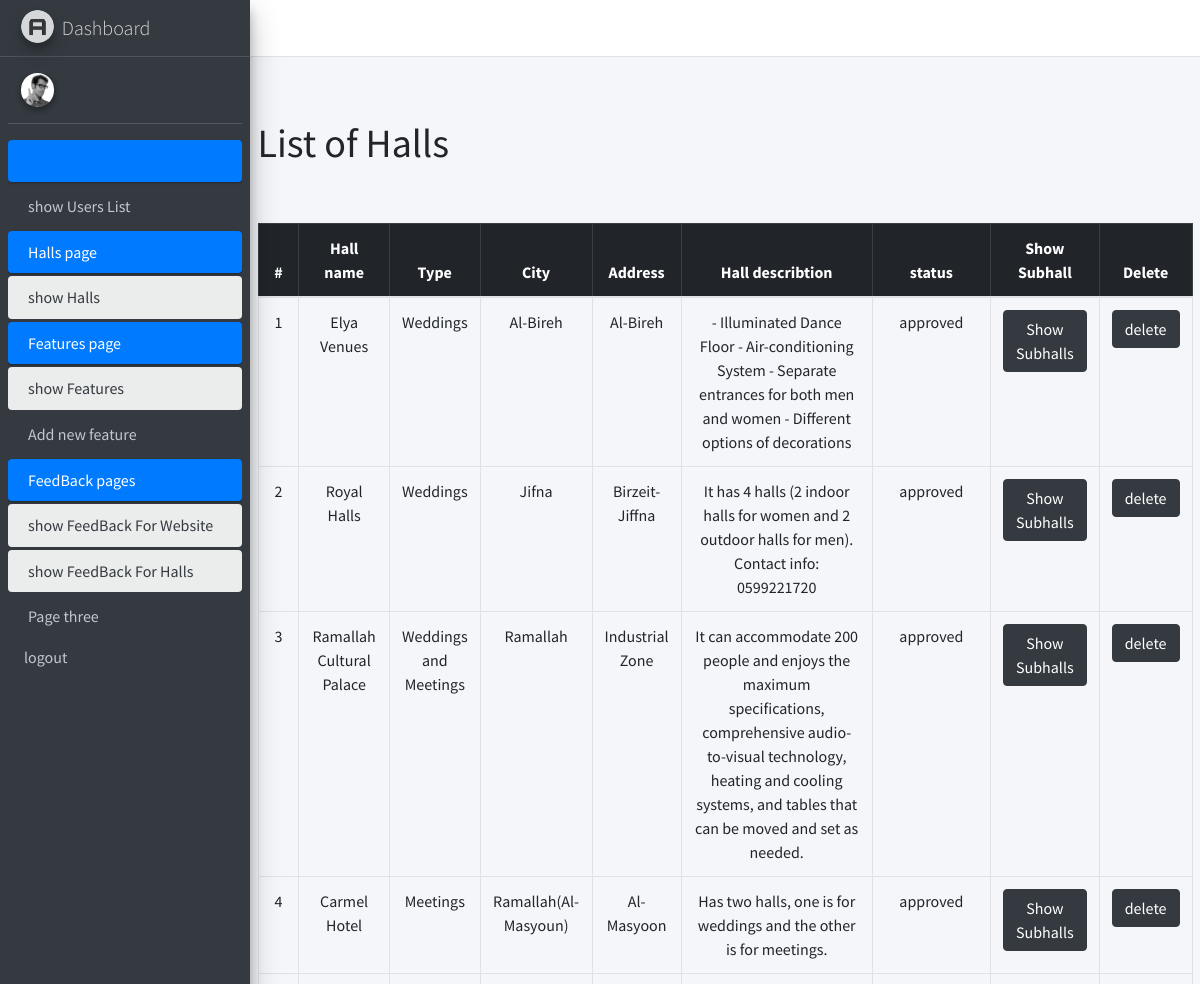
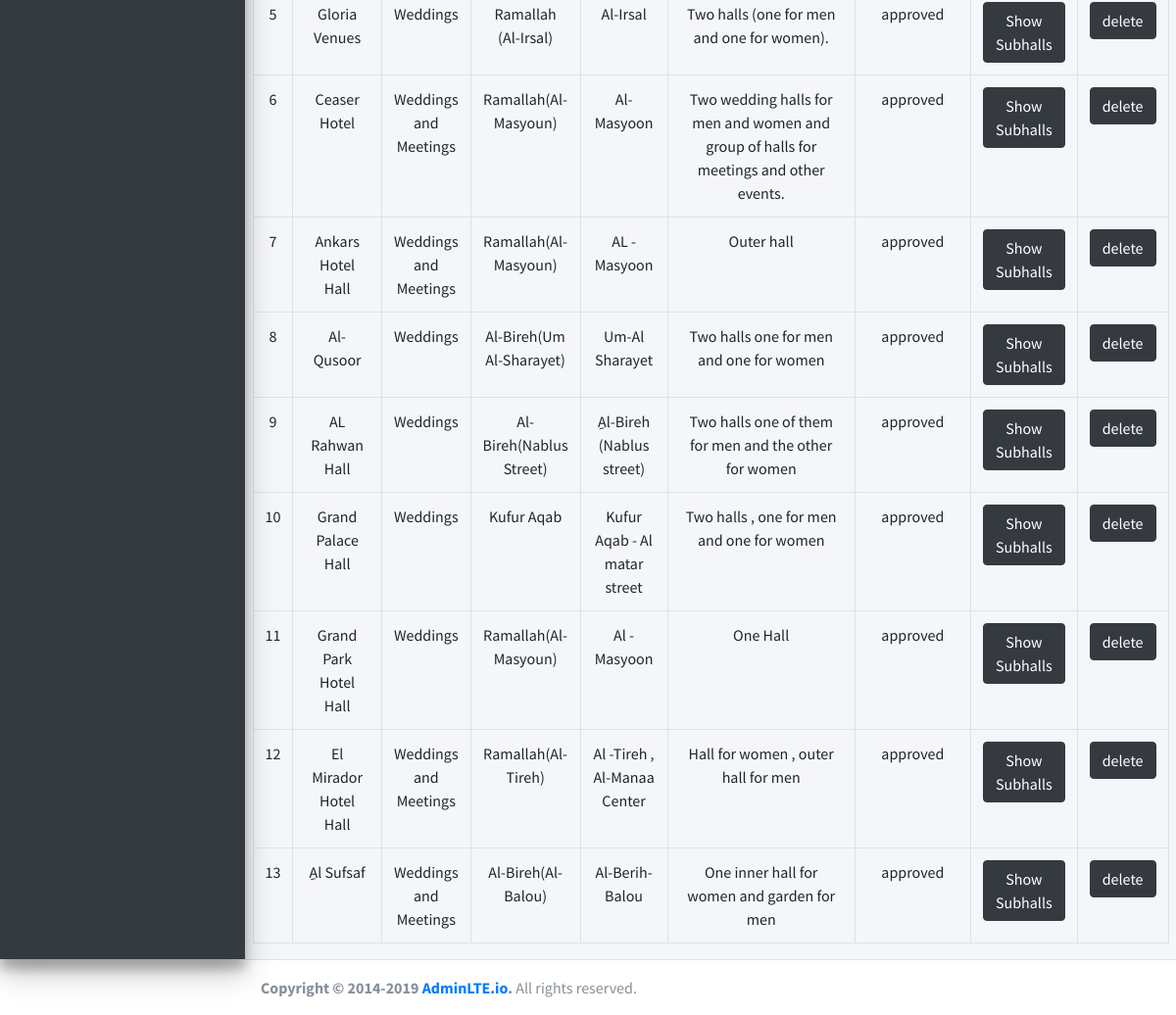
Before: /admin/showhalls.php with the older database file (2 pictures, top to bottom).
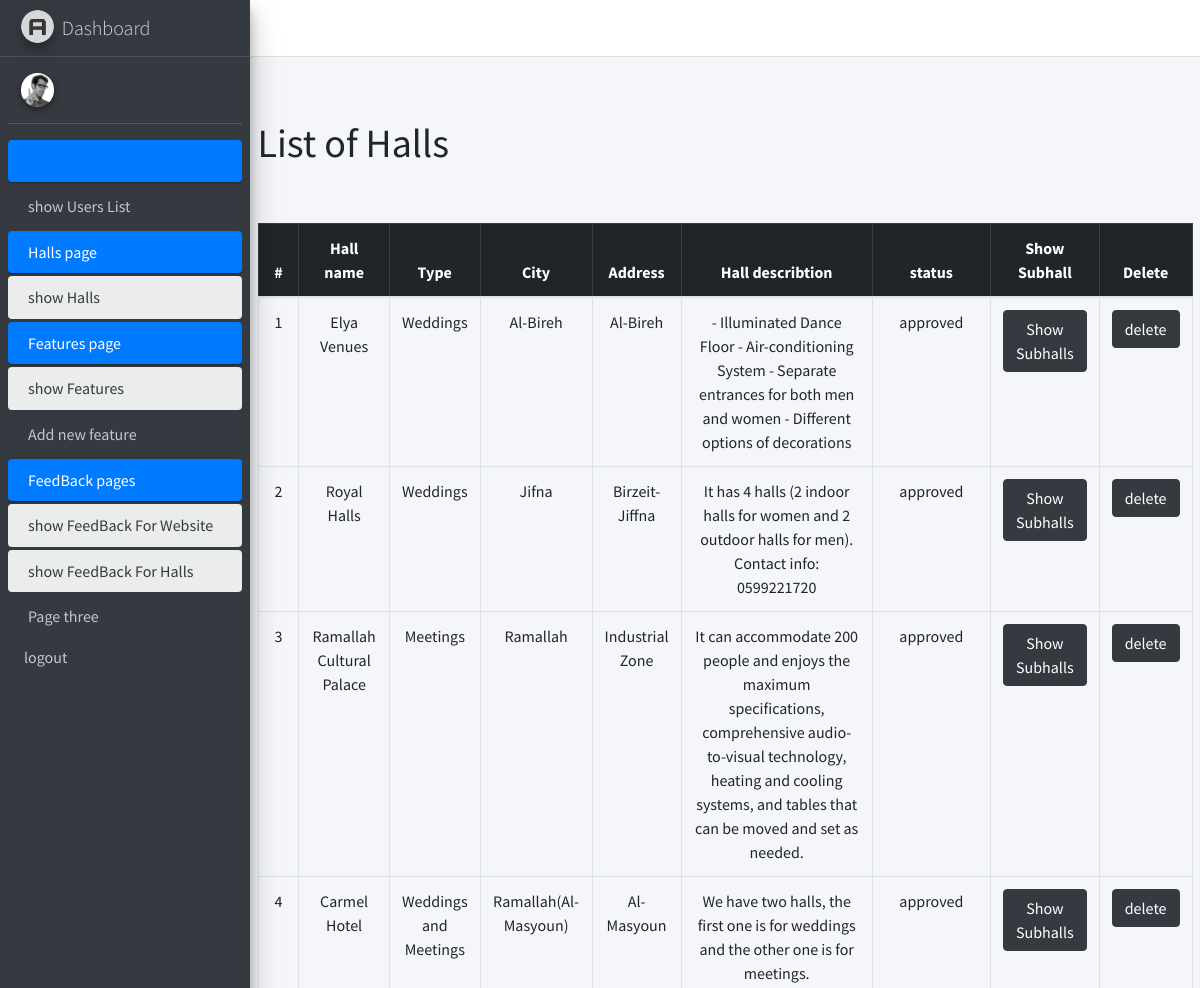
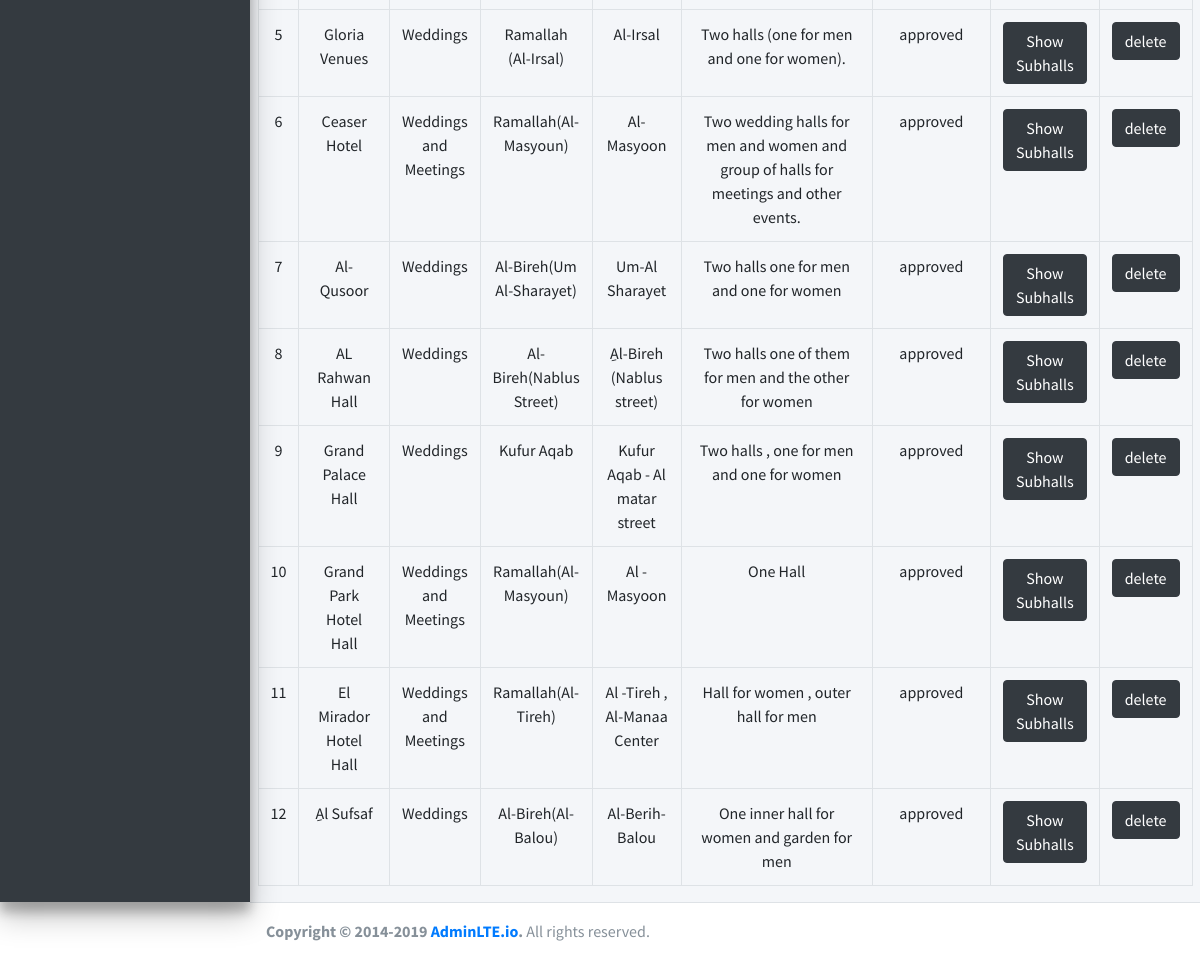
After: the same page with the newer database file (2 pictures, top to bottom).
### tables this page shows
CREATE TABLE `halls` (
  `id` int NOT NULL,
  `name` varchar(200) NOT NULL,
  `type` int NOT NULL,
  `city` enum('Birzeit','Jifna','Betonya','Kufur Aqab','Ramallah','Ramallah(Al-Masayif)','Ramallah(Al-Tireh)','Ramallah (Al-Irsal)','Ramallah(Al-Masyoun)','Al-Bireh','Al-Bireh(Nablus Street)','Al-Bireh(Al-Balou)','Al-Bireh(Um Al-Sharayet)','Al-Bireh(Al-Quds Street)') NOT NULL,
  `address` varchar(255) NOT NULL,
  `hall_describtion` varchar(500) NOT NULL,
  `image` varchar(500) NOT NULL,
  `image_view` varchar(255) NOT NULL,
  `video_view` varchar(500) NOT NULL,
  `user_id` int NOT NULL,
  `status` enum('pending','approved','canceled') NOT NULL DEFAULT 'pending'
);

### admin/handlers/get-hall.php (called while the page is built)
<?php
$sql="SELECT id,name,type,city,address,hall_describtion,status FROM halls";
$sqlResult=mysqli_query($conn,$sql);
$hallData=mysqli_fetch_all($sqlResult);
?>

### admin/showhalls.php (the view, shortened to what this page needs)
<?php ob_start();
require("handlers/db.php");
require("handlers/get-hall.php");
$sql="SELECT * FROM halls";
$query=mysqli_query($conn,$sql);
if(mysqli_num_rows($query)>0){
$halls=mysqli_fetch_all($query,MYSQLI_ASSOC);
}
require("inc/header.php");
?>
<main role="main" class="flex-shrink-0 ">
        <div class="container">
        <br>
            <h1>List of Halls</h1>
            <br>
        <br>
            <table class="table table-bordered text-center justify-content-start">
                <thead  class="table-dark">
                    <tr>
                    <th scope="col">#</th>
                    <th scope="col"  style="width:10%">Hall name</th>
                    <th scope="col">Type</th>
                    <th scope="col">City</th>
                    <th scope="col">Address</th>
                    <th scope="col"style="width:30%">Hall describtion</th>
                    <th scope="col"style="width:17%">status</th>
                    <th scope="col"style="width:10%">Show Subhall</th>
                    <th scope="col">Delete</th>
                    </tr>
                </thead>
                <tbody>
<?php
if(isset($halls)){
foreach($hallData as $index=>$halls){?>
    <tr>
    <td><?=$index+1;?></td>
    <td><?=$halls[1];
    ?></td>
       <td><?php
    if ($halls[2]=='1'){
echo "Weddings";
}else if ($halls[2]=='2'){
    echo "Meetings";
}
else if ($halls[2]=='3'){
    echo "Weddings and Meetings";
}
?></td>
    <td><?=$halls[3];?></td>
    <td><?=$halls[4];?></td>
    <td><?=$halls[5];?></td>
   <td> <?=$halls[6];?> </td>
    <td><a href="showsubhallsadmin.php?hallId=<?= $_SESSION['hallId'];?>"class="btn btn-dark">Show Subhalls</a></td>
   <td><a href="handlers/deletehall.php?hallId=<?= $_SESSION['hallId'];?>"class="btn btn-dark">delete</a></td>
    </tr>
<?php }
}
else{?>
  <tr>
    <td colspan="6" class="text-center">No Halls Added</td>
  </tr>
  <?php
} ?>
                </tbody>
            </table>
        </div>
    </main>
  <?php
require("inc/footer.php");
?>

### admin/inc/header.php (shortened to what this page needs)
<!DOCTYPE html>
<html lang="en">
<head>
  <link rel="stylesheet" href="assets/css/fontawesome.all.css">
  <link rel="stylesheet" href="assets/css/adminlte.css">
</head>
<body class="hold-transition sidebar-mini">
<div class="wrapper">
  <nav class="main-header navbar navbar-expand navbar-white navbar-light">
    <ul class="navbar-nav">
      <li class="nav-item">
        <a class="nav-link" data-widget="pushmenu" href="#" role="button"><i class="fas fa-bars"></i></a>
      </li>
    </ul>
  </nav>
  <aside class="main-sidebar sidebar-dark-primary elevation-4">
    <a href="#" class="brand-link">
      <img src="assets/img/logo.png" alt="AdminLTE Logo" class="brand-image img-circle elevation-3"
           style="opacity: .8">
      <span class="brand-text font-weight-light">Dashboard</span>
    </a>
    <div class="sidebar">
      <div class="user-panel mt-3 pb-3 mb-3 d-flex">
        <div class="image">
          <img src="assets/img/user-profile.jpg" class="img-circle elevation-2" alt="User Image">
        </div>
        <div class="info">
        </div>
      </div>
      <nav class="mt-2">
        <ul class="nav nav-pills nav-sidebar flex-column" data-widget="treeview" role="menu" data-accordion="false">
               <?php if( ($_SESSION['usertype'] != 'owner') ){?>
          <li class="nav-item has-treeview menu-open">
            <a href="#" class="nav-link active">
            </a>
            <ul class="nav nav-treeview">
              <li class="nav-item">
                <a href="showusers.php" class="nav-link ">
                  <p>show Users List</p>
                </a>
              </li>
            </ul>
          </li>
          <li class="nav-item has-treeview menu-open">
            <a href="#" class="nav-link active">
              <p>
                Halls page
              </p>
            </a>
            <ul class="nav nav-treeview">
              <li class="nav-item">
                <a href="showhalls.php" class="nav-link active ">
                  <p>show Halls</p>
                </a>
              </li>
            </ul>
          </li>
          <?php }?>
          <?php if( ($_SESSION['usertype'] != 'owner') ){?>
          <li class="nav-item has-treeview menu-open">
            <a href="#" class="nav-link active">
              <p>
                Features page
              </p>
            </a>
            <ul class="nav nav-treeview">
              <li class="nav-item">
                <a href="showfeatures.php" class="nav-link active ">
                  <p>show Features</p>
                </a>
              </li>
              <li class="nav-item">
                <a href="createfeature.php" class="nav-link ">
                  <p>Add new feature</p>
                </a>
              </li>
            </ul>
          </li>
          <?php }?>
          <?php if( ($_SESSION['usertype']!= 'owner') ){?>
          <li class="nav-item has-treeview menu-open">
            <a href="#" class="nav-link active">
              <p>
                FeedBack pages
              </p>
            </a>
            <ul class="nav nav-treeview">
              <li class="nav-item">
                <a href="ShowFeedBack.php" class="nav-link active ">
                  <p>show FeedBack For Website</p>
                </a>
              </li>
              <li class="nav-item">
                <a href="showfeedbacksubhallAdmin.php" class="nav-link active ">
                  <p>show FeedBack For Halls</p>
                </a>
              </li>
            </ul>
          </li>
          <li class="nav-item">
            <a href="#" class="nav-link">
              <p>
                Page three
              </p>
            </a>
          </li>
          <?php }?>
        </ul>
      </nav>
      <?php if( ($_SESSION['usertype']!= 'owner') ){?>
      <div class="float-left d-none d-sm-inline">
    <a class="dropdown-item" href="../admin/handlers/logout.php">logout</a>
    </div>
    <?php }else{?>
      <div class="float-left d-none d-sm-inline">
    <a class="dropdown-item" href="../admin/handlers/logout.php">Back to Home</a>
    </div>
    <?php }?>
    </div>
  </aside>
  <div class="content-wrapper">
    <div class="content-header">
    </div>

### admin/inc/footer.php (shortened to what this page needs)
</div>
      </div>
  <footer class="main-footer">
    <strong>Copyright &copy; 2014-2019 <a href="https://adminlte.io">AdminLTE.io</a>.</strong> All rights reserved.
  </footer>
</body>
</html>

Changed rows visible on the page:
removed halls: name "Ankars Hotel Hall", type "Weddings and Meetings", city "Ramallah(Al-Masyoun)", address "AL - Masyoon", hall_describtion "Outer hall", status "approved"
changed halls "Ramallah Cultural Palace": type "Weddings and Meetings" → "Meetings"
changed halls "Carmel Hotel": address "Al-Masyoon" → "Al-Masyoun"; hall_describtion "Has two halls, one is for weddings and the other is for meetings." → "We have two halls, the first one is for weddings and the other one is for meetings."; type "Meetings" → "Weddings and Meetings"
changed halls "Grand Park Hotel Hall": type "Weddings" → "Weddings and Meetings"
changed halls "ِAl Sufsaf": type "Weddings and Meetings" → "Weddings"
